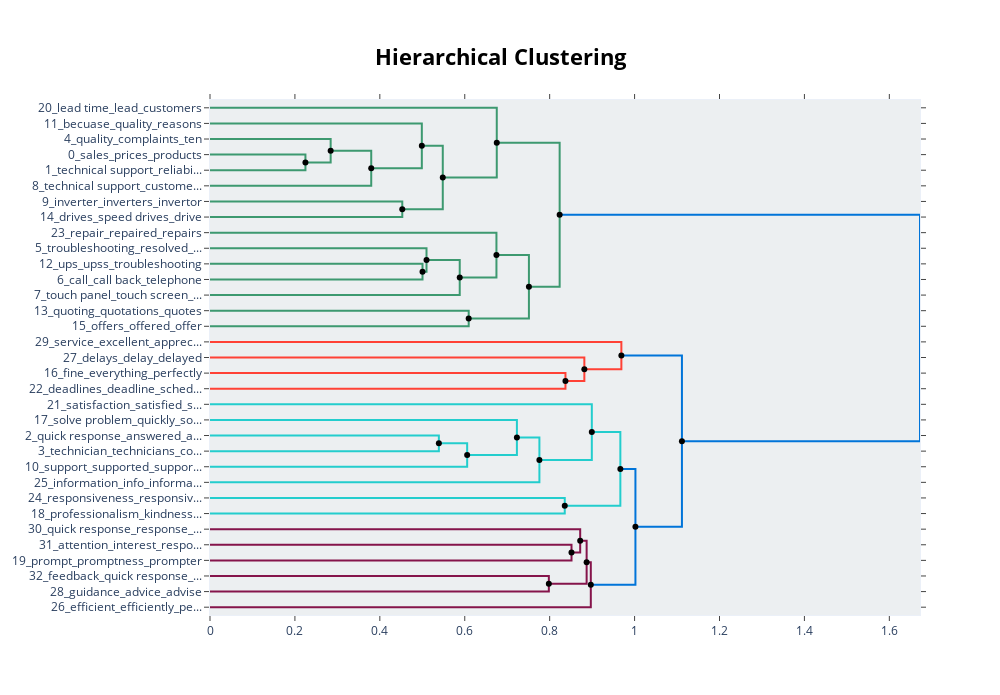

Source (notebook cell):
### Code cell
hierarchical_topics = topic_model.hierarchical_topics(docs)
fig=topic_model.visualize_hierarchy(hierarchical_topics=hierarchical_topics)
save_graph_html(fig, "../data/graphs/Clustering/hierarchy", "new_topics_hierarchy")
fig

### Figure 1 — Plotly figure (JSON) as saved in the notebook; plotly's stock layout.template omitted (floating-point values rounded to 4 significant figures)
{"data": [{"hoverinfo": "text", "marker": {"color": "rgb(61,153,112)"}, "mode": "lines", "text": ["sales_prices_products_delays_customers", "", "", "technical support_reliability_quality_customer service_reliable"], "type": "scatter", "x": [0, 0.2248, 0.2248, 0], "xaxis": "x", "y": [-35, -35, -45, -45], "yaxis": "y"}, {"hoverinfo": "text", "marker": {"color": "rgb(61,153,112)"}, "mode": "lines", "text": ["quality_complaints_ten_issues_products", "", "", "sales_products_prices_customer service_deliveries"], "type": "scatter", "x": [0, 0.2842, 0.2842, 0.2248], "xaxis": "x", "y": [-25, -25, -40, -40], "yaxis": "y"}, {"hoverinfo": "text", "marker": {"color": "rgb(61,153,112)"}, "mode": "lines", "text": ["sales_delivery time_deliveries_customer service_delivery", "", "", "technical support_customers_manufacturers_technical service_sales team"], "type": "scatter", "x": [0.2842, 0.3797, 0.3797, 0], "xaxis": "x", "y": [-32.5, -32.5, -55, -55], "yaxis": "y"}, {"hoverinfo": "text", "marker": {"color": "rgb(61,153,112)"}, "mode": "lines", "text": ["becuase_quality_reasons_sales_reliability", "", "", "customer service_customers_deliveries_customer_reliable"], "type": "scatter", "x": [0, 0.4989, 0.4989, 0.3797], "xaxis": "x", "y": [-15, -15, -43.75, -43.75], "yaxis": "y"}, {"hoverinfo": "text", "marker": {"color": "rgb(61,153,112)"}, "mode": "lines", "text": ["inverter_inverters_invertor_frequency inverters_converters", "", "", "drives_speed drives_drive_technical support_firmware"], "type": "scatter", "x": [0, 0.4529, 0.4529, 0], "xaxis": "x", "y": [-65, -65, -75, -75], "yaxis": "y"}, {"hoverinfo": "text", "marker": {"color": "rgb(61,153,112)"}, "mode": "lines", "text": ["deliveries_customer service_reliable_issues_sales", "", "", "inverter_inverters_frequency inverters_invertor_technical support"], "type": "scatter", "x": [0.4989, 0.5483, 0.5483, 0.4529], "xaxis": "x", "y": [-29.38, -29.38, -70, -70], "yaxis": "y"}, {"hoverinfo": "text", "marker": {"color": "rgb(61,153,112)"}, "mode": "lines", "text": ["lead time_lead_customers_inventory_waiting", "", "", "plc_deliveries_customer service_sales_customers"], "type": "scatter", "x": [0, 0.6754, 0.6754, 0.5483], "xaxis": "x", "y": [-5, -5, -49.69, -49.69], "yaxis": "y"}, {"hoverinfo": "text", "marker": {"color": "rgb(61,153,112)"}, "mode": "lines", "text": ["ups_upss_troubleshooting_warranty_repair", "", "", "call_call back_telephone_call center_calling"], "type": "scatter", "x": [0, 0.5005, 0.5005, 0], "xaxis": "x", "y": [-105, -105, -115, -115], "yaxis": "y"}, {"hoverinfo": "text", "marker": {"color": "rgb(61,153,112)"}, "mode": "lines", "text": ["troubleshooting_resolved_issue_workaround_defective", "", "", "ups_upss_troubleshooting_apc_maintenance"], "type": "scatter", "x": [0, 0.5099, 0.5099, 0.5005], "xaxis": "x", "y": [-95, -95, -110, -110], "yaxis": "y"}, {"hoverinfo": "text", "marker": {"color": "rgb(61,153,112)"}, "mode": "lines", "text": ["ups_upss_troubleshooting_warranty_maintenance", "", "", "touch panel_touch screen_gp2000_panel_screen"], "type": "scatter", "x": [0.5099, 0.5882, 0.5882, 0], "xaxis": "x", "y": [-102.5, -102.5, -125, -125], "yaxis": "y"}, {"hoverinfo": "text", "marker": {"color": "rgb(61,153,112)"}, "mode": "lines", "text": ["repair_repaired_repairs_replacement_warranty", "", "", "touch panel_panel_touch_screen_ups"], "type": "scatter", "x": [0, 0.6746, 0.6746, 0.5882], "xaxis": "x", "y": [-85, -85, -113.8, -113.8], "yaxis": "y"}, {"hoverinfo": "text", "marker": {"color": "rgb(61,153,112)"}, "mode": "lines", "text": ["quoting_quotations_quotes_quotation_quoted", "", "", "offers_offered_offer_receive_received"], "type": "scatter", "x": [0, 0.6093, 0.6093, 0], "xaxis": "x", "y": [-135, -135, -145, -145], "yaxis": "y"}, {"hoverinfo": "text", "marker": {"color": "rgb(61,153,112)"}, "mode": "lines", "text": ["touch panel_ups_gp4000_upss_panel", "", "", "quotations_response time_quotation_quoting_quotes"], "type": "scatter", "x": [0.6746, 0.7511, 0.7511, 0.6093], "xaxis": "x", "y": [-99.38, -99.38, -140, -140], "yaxis": "y"}, {"hoverinfo": "text", "marker": {"color": "rgb(61,153,112)"}, "mode": "lines", "text": ["deliveries_delivery time_customer service_delivery_sales", "", "", "touch panel_gp4000_panel_device_touch"], "type": "scatter", "x": [0.6754, 0.8235, 0.8235, 0.7511], "xaxis": "x", "y": [-27.34, -27.34, -119.7, -119.7], "yaxis": "y"}, {"hoverinfo": "text", "marker": {"color": "rgb(255,65,54)"}, "mode": "lines", "text": ["fine_everything_perfectly_smoothly_usual", "", "", "deadlines_deadline_schedule_commitments_stipulated"], "type": "scatter", "x": [0, 0.8372, 0.8372, 0], "xaxis": "x", "y": [-175, -175, -185, -185], "yaxis": "y"}, {"hoverinfo": "text", "marker": {"color": "rgb(255,65,54)"}, "mode": "lines", "text": ["delays_delay_delayed_timing_waiting", "", "", "deadlines_deadline_schedule_expectations_indifference"], "type": "scatter", "x": [0, 0.8817, 0.8817, 0.8372], "xaxis": "x", "y": [-165, -165, -180, -180], "yaxis": "y"}, {"hoverinfo": "text", "marker": {"color": "rgb(255,65,54)"}, "mode": "lines", "text": ["service_excellent_appreciate_welcome_helpful", "", "", "deadlines_deadline_delays_schedule_expectations"], "type": "scatter", "x": [0, 0.9689, 0.9689, 0.8817], "xaxis": "x", "y": [-155, -155, -172.5, -172.5], "yaxis": "y"}, {"hoverinfo": "text", "marker": {"color": "rgb(35,205,205)"}, "mode": "lines", "text": ["quick response_answered_answers_responses_precise", "", "", "technician_technicians_competent_tech_competence"], "type": "scatter", "x": [0, 0.539, 0.539, 0], "xaxis": "x", "y": [-215, -215, -225, -225], "yaxis": "y"}, {"hoverinfo": "text", "marker": {"color": "rgb(35,205,205)"}, "mode": "lines", "text": ["technical support_technician_technicians_technical_quick response", "", "", "support_supported_supporters_competent_successful"], "type": "scatter", "x": [0.539, 0.6057, 0.6057, 0], "xaxis": "x", "y": [-220, -220, -235, -235], "yaxis": "y"}, {"hoverinfo": "text", "marker": {"color": "rgb(35,205,205)"}, "mode": "lines", "text": ["solve problem_quickly_solving_solve_solutions", "", "", "technical support_technicians_technician_knowledgeable_technical"], "type": "scatter", "x": [0, 0.7228, 0.7228, 0.6057], "xaxis": "x", "y": [-205, -205, -227.5, -227.5], "yaxis": "y"}, {"hoverinfo": "text", "marker": {"color": "rgb(35,205,205)"}, "mode": "lines", "text": ["technicians_technician_technical support_tech_technical", "", "", "information_info_informative_detail_obtained"], "type": "scatter", "x": [0.7228, 0.7758, 0.7758, 0], "xaxis": "x", "y": [-216.2, -216.2, -245, -245], "yaxis": "y"}, {"hoverinfo": "text", "marker": {"color": "rgb(35,205,205)"}, "mode": "lines", "text": ["satisfaction_satisfied_satisfy_satisfying_overall", "", "", "technician_technicians_technical support_tech_technical"], "type": "scatter", "x": [0, 0.8993, 0.8993, 0.7758], "xaxis": "x", "y": [-195, -195, -230.6, -230.6], "yaxis": "y"}, {"hoverinfo": "text", "marker": {"color": "rgb(35,205,205)"}, "mode": "lines", "text": ["responsiveness_responsive_flexible_quality_availability", "", "", "professionalism_kindness_friendliness_competence_professional"], "type": "scatter", "x": [0, 0.8355, 0.8355, 0], "xaxis": "x", "y": [-255, -255, -265, -265], "yaxis": "y"}, {"hoverinfo": "text", "marker": {"color": "rgb(35,205,205)"}, "mode": "lines", "text": ["technician_technicians_responses_staff_technical support", "", "", "professionalism_kindness_competence_professional_skills"], "type": "scatter", "x": [0.8993, 0.9665, 0.9665, 0.8355], "xaxis": "x", "y": [-212.8, -212.8, -260, -260], "yaxis": "y"}, {"hoverinfo": "text", "marker": {"color": "rgb(133,20,75)"}, "mode": "lines", "text": ["attention_interest_responses_brain_relevance", "", "", "prompt_promptness_prompter_response_responses"], "type": "scatter", "x": [0, 0.8514, 0.8514, 0], "xaxis": "x", "y": [-285, -285, -295, -295], "yaxis": "y"}, {"hoverinfo": "text", "marker": {"color": "rgb(133,20,75)"}, "mode": "lines", "text": ["quick response_response_quick_reply_easy", "", "", "prompt_promptness_prompter_response_responses"], "type": "scatter", "x": [0, 0.8719, 0.8719, 0.8514], "xaxis": "x", "y": [-275, -275, -290, -290], "yaxis": "y"}, {"hoverinfo": "text", "marker": {"color": "rgb(133,20,75)"}, "mode": "lines", "text": ["feedback_quick response_response_respond_slow", "", "", "guidance_advice_advise_competent_guidelines"], "type": "scatter", "x": [0, 0.798, 0.798, 0], "xaxis": "x", "y": [-305, -305, -315, -315], "yaxis": "y"}, {"hoverinfo": "text", "marker": {"color": "rgb(133,20,75)"}, "mode": "lines", "text": ["quick response_response_responses_quick_attention", "", "", "advice_guidance_advise_tips_competent"], "type": "scatter", "x": [0.8719, 0.8871, 0.8871, 0.798], "xaxis": "x", "y": [-282.5, -282.5, -310, -310], "yaxis": "y"}, {"hoverinfo": "text", "marker": {"color": "rgb(133,20,75)"}, "mode": "lines", "text": ["responses_response_promptness_quick response_attention", "", "", "efficient_efficiently_performance_fast_quickly"], "type": "scatter", "x": [0.8871, 0.8969, 0.8969, 0], "xaxis": "x", "y": [-296.2, -296.2, -325, -325], "yaxis": "y"}, {"hoverinfo": "text", "marker": {"color": "rgb(0,116,217)"}, "mode": "lines", "text": ["competent_competence_quick response_response_answers", "", "", "quick response_responses_response_attention_quickly"], "type": "scatter", "x": [0.9665, 1.002, 1.002, 0.8969], "xaxis": "x", "y": [-236.4, -236.4, -310.6, -310.6], "yaxis": "y"}, {"hoverinfo": "text", "marker": {"color": "rgb(0,116,217)"}, "mode": "lines", "text": ["deadlines_deadline_delays_proposal_delay", "", "", "technician_technicians_tech_technical_technical support"], "type": "scatter", "x": [0.9689, 1.111, 1.111, 1.002], "xaxis": "x", "y": [-163.8, -163.8, -273.5, -273.5], "yaxis": "y"}, {"hoverinfo": "text", "marker": {"color": "rgb(0,116,217)"}, "mode": "lines", "text": ["customers_customer_contact_service_plc", "", "", "quick response_answers_explained_response_answered"], "type": "scatter", "x": [0.8235, 1.672, 1.672, 1.111], "xaxis": "x", "y": [-73.52, -73.52, -218.6, -218.6], "yaxis": "y"}, {"hoverinfo": "text", "hovertext": ["sales_delivery time_deliveries_customer service_delivery", "deliveries_customer service_reliable_issues_sales", "ups_upss_troubleshooting_warranty_maintenance", "touch panel_ups_gp4000_upss_panel", "deliveries_delivery time_customer service_delivery_sales", "technical support_technician_technicians_technical_quick response", "technicians_technician_technical support_tech_technical", "technician_technicians_responses_staff_technical support", "quick response_response_responses_quick_attention", "responses_response_promptness_quick response_attention", "competent_competence_quick response_response_answers", "deadlines_deadline_delays_proposal_delay", "customers_customer_contact_service_plc"], "marker": {"color": "black"}, "mode": "markers", "showlegend": false, "type": "scatter", "x": [0.2842, 0.4989, 0.5099, 0.6746, 0.6754, 0.539, 0.7228, 0.8993, 0.8719, 0.8871, 0.9665, 0.9689, 0.8235], "y": [-32.5, -29.38, -102.5, -99.38, -27.34, -220, -216.2, -212.8, -282.5, -296.2, -236.4, -163.8, -73.52]}, {"hoverinfo": "text", "hovertext": ["sales_products_prices_customer service_deliveries", "customer service_customers_deliveries_customer_reliable", "inverter_inverters_frequency inverters_invertor_technical support", "plc_deliveries_customer service_sales_customers", "ups_upss_troubleshooting_apc_maintenance", "touch panel_panel_touch_screen_ups", "quotations_response time_quotation_quoting_quotes", "touch panel_gp4000_panel_device_touch", "deadlines_deadline_schedule_expectations_indifference", "deadlines_deadline_delays_schedule_expectations", "technical support_technicians_technician_knowledgeable_technical", "technician_technicians_technical support_tech_technical", "professionalism_kindness_competence_professional_skills", "prompt_promptness_prompter_response_responses", "advice_guidance_advise_tips_competent", "quick response_responses_response_attention_quickly", "technician_technicians_tech_technical_technical support", "quick response_answers_explained_response_answered"], "marker": {"color": "black"}, "mode": "markers", "showlegend": false, "type": "scatter", "x": [0.2248, 0.3797, 0.4529, 0.5483, 0.5005, 0.5882, 0.6093, 0.7511, 0.8372, 0.8817, 0.6057, 0.7758, 0.8355, 0.8514, 0.798, 0.8969, 1.002, 1.111], "y": [-40, -43.75, -70, -49.69, -110, -113.8, -140, -119.7, -180, -172.5, -227.5, -230.6, -260, -290, -310, -310.6, -273.5, -218.6]}], "layout": {"autosize": false, "height": 695, "hoverlabel": {"bgcolor": "white", "font": {"family": "Rockwell", "size": 16}}, "hovermode": "closest", "plot_bgcolor": "#ECEFF1", "showlegend": false, "title": {"font": {"color": "Black", "size": 22}, "text": "<b>Hierarchical Clustering</b>", "x": 0.5, "xanchor": "center", "yanchor": "top"}, "width": 1000, "xaxis": {"mirror": "allticks", "rangemode": "tozero", "showgrid": false, "showline": true, "showticklabels": true, "ticks": "outside", "type": "linear", "zeroline": false}, "yaxis": {"mirror": "allticks", "range": [-330, 0], "rangemode": "tozero", "showgrid": false, "showline": true, "showticklabels": true, "tickmode": "array", "ticks": "outside", "ticktext": ["20_lead time_lead_customers", "11_becuase_quality_reasons", "4_quality_complaints_ten", "0_sales_prices_products", "1_technical support_reliabi...", "8_technical support_custome...", "9_inverter_inverters_invertor", "14_drives_speed drives_drive", "23_repair_repaired_repairs", "5_troubleshooting_resolved_...", "12_ups_upss_troubleshooting", "6_call_call back_telephone", "7_touch panel_touch screen_...", "13_quoting_quotations_quotes", "15_offers_offered_offer", "29_service_excellent_apprec...", "27_delays_delay_delayed", "16_fine_everything_perfectly", "22_deadlines_deadline_sched...", "21_satisfaction_satisfied_s...", "17_solve problem_quickly_so...", "2_quick response_answered_a...", "3_technician_technicians_co...", "10_support_supported_suppor...", "25_information_info_informa...", "24_responsiveness_responsiv...", "18_professionalism_kindness...", "30_quick response_response_...", "31_attention_interest_respo...", "19_prompt_promptness_prompter", "32_feedback_quick response_...", "28_guidance_advice_advise", "26_efficient_efficiently_pe..."], "tickvals": [-5, -15, -25, -35, -45, -55, -65, -75, -85, -95, -105, -115, -125, -135, -145, -155, -165, -175, -185, -195, -205, -215, -225, -235, -245, -255, -265, -275, -285, -295, -305, -315, -325], "type": "linear", "zeroline": false}}}
